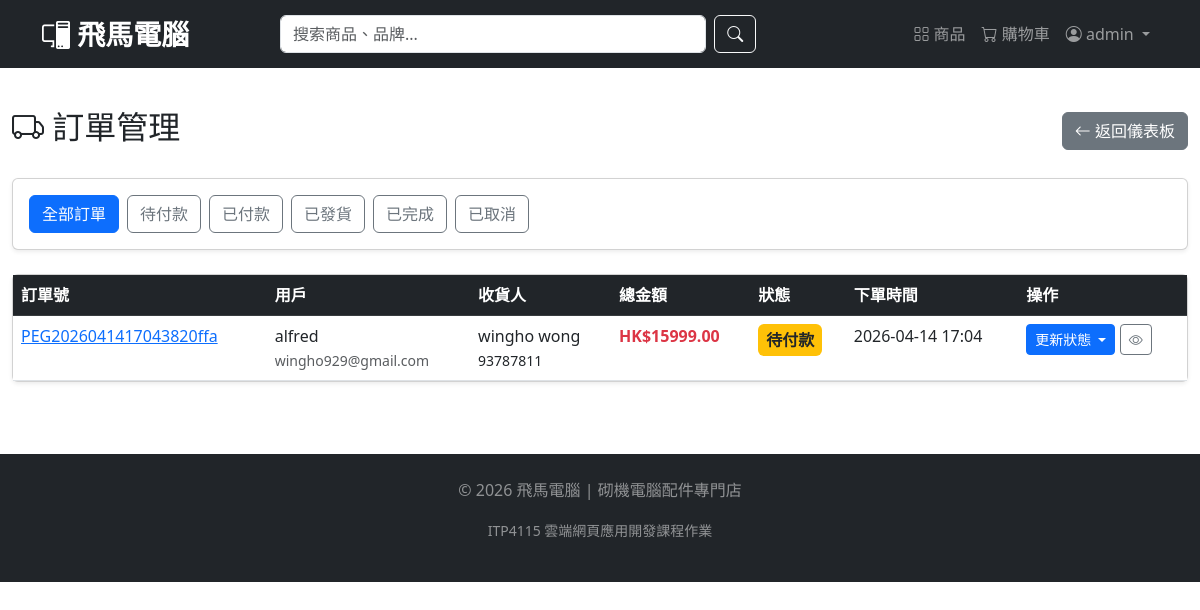
Page /admin/orders (signed in) on the committed database.
### models.py (models this page shows, shortened)
class User(db.Model, UserMixin):
    __tablename__ = 'users'
    id = db.Column(db.Integer, primary_key=True)
    username = db.Column(db.String(80), unique=True, nullable=False)
    email = db.Column(db.String(120), unique=True, nullable=False)
    password_hash = db.Column(db.String(128), nullable=False)
    first_name = db.Column(db.String(50))
    last_name = db.Column(db.String(50))
    phone = db.Column(db.String(20))
    address = db.Column(db.String(200))
    is_admin = db.Column(db.Boolean, default=False)
    created_at = db.Column(db.DateTime, default=datetime.utcnow)
    last_login = db.Column(db.DateTime)
    login_count = db.Column(db.Integer, default=0)
    is_active = db.Column(db.Boolean, default=True)
    orders = db.relationship('Order', backref='user', lazy=True, cascade='all, delete-orphan')
    reviews = db.relationship('Review', backref='user', lazy=True, cascade='all, delete-orphan')

class Order(db.Model):
    __tablename__ = 'orders'
    id = db.Column(db.Integer, primary_key=True)
    order_number = db.Column(db.String(50), unique=True, nullable=False)
    user_id = db.Column(db.Integer, db.ForeignKey('users.id'), nullable=False)
    status = db.Column(db.String(20), default='pending')  # pending, paid, shipped, delivered, cancelled
    total_amount = db.Column(db.Float, nullable=False)
    shipping_address = db.Column(db.String(300), nullable=False)
    shipping_phone = db.Column(db.String(20), nullable=False)
    shipping_name = db.Column(db.String(100), nullable=False)
    payment_method = db.Column(db.String(50), default='cod')
    note = db.Column(db.Text)
    created_at = db.Column(db.DateTime, default=datetime.utcnow)
    updated_at = db.Column(db.DateTime, default=datetime.utcnow, onupdate=datetime.utcnow)
    paid_at = db.Column(db.DateTime)
    shipped_at = db.Column(db.DateTime)
    delivered_at = db.Column(db.DateTime)
    items = db.relationship('OrderItem', backref='order', lazy=True, cascade='all, delete-orphan')

### admin.py (the view)
    def wrapper(*args, **kwargs):
        if not current_user.is_authenticated or not current_user.is_admin:
            flash('需要管理员权限', 'danger')
            return redirect(url_for('index'))
        return func(*args, **kwargs)

### admin.py (called while the page is built)
def admin_required(func):
    def wrapper(*args, **kwargs):
        if not current_user.is_authenticated or not current_user.is_admin:
            flash('需要管理员权限', 'danger')
            return redirect(url_for('index'))
        return func(*args, **kwargs)
    wrapper.__name__ = func.__name__
    return wrapper

@admin_bp.route('/orders')
@login_required
@admin_required
def admin_orders():
    orders = Order.query.order_by(Order.created_at.desc()).all()
    return render_template('admin/orders.html', orders=orders)

### app.py (called while the page is built)
@login_manager.user_loader
def load_user(user_id):
    return User.query.get(int(user_id))

### templates/admin/orders.html (shortened to what this page needs)
{% extends "base.html" %}
{% block content %}
<div class="container-fluid py-4">
    <div class="row">
        <div class="col-12">
            <div class="d-flex justify-content-between align-items-center mb-4">
                <h2><i class="bi bi-truck"></i> 訂單管理</h2>
                <a href="{{ url_for('admin.dashboard') }}" class="btn btn-secondary">
                    <i class="bi bi-arrow-left"></i> 返回儀表板
                </a>
            </div>
            <div class="card shadow-sm mb-4">
                <div class="card-body">
                    <div class="d-flex flex-wrap gap-2">
                        <a href="{{ url_for('admin.admin_orders', status='all') }}"
                           class="btn {% if current_status == 'all' or not current_status %}btn-primary{% else %}btn-outline-secondary{% endif %}">
                            全部訂單
                        </a>
                        <a href="{{ url_for('admin.admin_orders', status='pending') }}"
                           class="btn {% if current_status == 'pending' %}btn-warning{% else %}btn-outline-secondary{% endif %}">
                            待付款
                        </a>
                        <a href="{{ url_for('admin.admin_orders', status='paid') }}"
                           class="btn {% if current_status == 'paid' %}btn-info{% else %}btn-outline-secondary{% endif %}">
                            已付款
                        </a>
                        <a href="{{ url_for('admin.admin_orders', status='shipped') }}"
                           class="btn {% if current_status == 'shipped' %}btn-primary{% else %}btn-outline-secondary{% endif %}">
                            已發貨
                        </a>
                        <a href="{{ url_for('admin.admin_orders', status='delivered') }}"
                           class="btn {% if current_status == 'delivered' %}btn-success{% else %}btn-outline-secondary{% endif %}">
                            已完成
                        </a>
                        <a href="{{ url_for('admin.admin_orders', status='cancelled') }}"
                           class="btn {% if current_status == 'cancelled' %}btn-danger{% else %}btn-outline-secondary{% endif %}">
                            已取消
                        </a>
                    </div>
                </div>
            </div>
            <div class="card shadow-sm">
                <div class="card-body p-0">
                    <div class="table-responsive">
                        <table class="table table-hover mb-0">
                            <thead class="table-dark">
                                <tr>
                                    <th>訂單號</th>
                                    <th>用戶</th>
                                    <th>收貨人</th>
                                    <th>總金額</th>
                                    <th>狀態</th>
                                    <th>下單時間</th>
                                    <th>操作</th>
                                </tr>
                            </thead>
                            <tbody>
                                {% for order in orders %}
                                <tr>
                                    <td>
                                        <a href="{{ url_for('order_detail', order_id=order.id) }}" target="_blank">
                                            {{ order.order_number }}
                                        </a>
                                    </td>
                                    <td>{{ order.user.username }}<br><small class="text-muted">{{ order.user.email }}</small></td>
                                    <td>{{ order.shipping_name }}<br><small>{{ order.shipping_phone }}</small></td>
                                    <td><span class="fw-bold text-danger">HK${{ "%.2f"|format(order.total_amount) }}</span></td>
                                    <td>
                                        <span class="badge
                                            {% if order.status == 'pending' %}bg-warning text-dark
                                            {% elif order.status == 'paid' %}bg-primary
                                            {% elif order.status == 'shipped' %}bg-info text-dark
                                            {% elif order.status == 'delivered' %}bg-success
                                            {% else %}bg-danger{% endif %} fs-6 p-2">
                                            {% if order.status == 'pending' %}待付款
                                            {% elif order.status == 'paid' %}已付款
                                            {% elif order.status == 'shipped' %}已發貨
                                            {% elif order.status == 'delivered' %}已完成
                                            {% else %}已取消{% endif %}
                                        </span>
                                    </td>
                                    <td>{{ order.created_at.strftime('%Y-%m-%d %H:%M') }}</td>
                                    <td>
                                        <div class="btn-group">
                                            <button type="button" class="btn btn-sm btn-primary dropdown-toggle" data-bs-toggle="dropdown">
                                                更新狀態
                                            </button>
                                        </div>
                                        <a href="{{ url_for('order_detail', order_id=order.id) }}" class="btn btn-sm btn-outline-secondary" target="_blank">
                                            <i class="bi bi-eye"></i>
                                        </a>
                                     </td>
                                 </tr>
                                {% endfor %}
                            </tbody>
                        </table>
                    </div>
                </div>
            </div>
        </div>
    </div>
</div>
{% endblock %}

### templates/base.html (shortened to what this page needs)
<!DOCTYPE html>
<html lang="zh-HK">
<head>
    <link href="https://cdn.jsdelivr.net/npm/bootstrap@5.3.0-alpha1/dist/css/bootstrap.min.css" rel="stylesheet">
    <link rel="stylesheet" href="https://cdn.jsdelivr.net/npm/bootstrap-icons@1.11.0/font/bootstrap-icons.css">
    <link href="{{ url_for('static', filename='css/style.css') }}" rel="stylesheet">
</head>
<body>
    <nav class="navbar navbar-expand-lg navbar-dark bg-dark sticky-top">
        <div class="container">
            <a class="navbar-brand fw-bold fs-3" href="{{ url_for('index') }}">
                <i class="bi bi-pc-display"></i> 飛馬電腦
            </a>
            <div class="collapse navbar-collapse" id="navbarMain">
                <form class="d-flex mx-auto w-50" action="{{ url_for('products') }}" method="get">
                    <input class="form-control me-2" type="search" name="search" placeholder="搜索商品、品牌..." aria-label="Search">
                    <button class="btn btn-outline-light" type="submit"><i class="bi bi-search"></i></button>
                </form>
                <ul class="navbar-nav ms-auto">
                    <li class="nav-item"><a class="nav-link" href="{{ url_for('products') }}"><i class="bi bi-grid"></i> 商品</a></li>
                    <li class="nav-item"><a class="nav-link position-relative" href="{{ url_for('cart') }}">
                        <i class="bi bi-cart"></i> 購物車
                    </a></li>
                    {% if current_user.is_authenticated %}
                        <li class="nav-item dropdown">
                            <a class="nav-link dropdown-toggle" href="#" data-bs-toggle="dropdown">
                                <i class="bi bi-person-circle"></i> {{ current_user.username }}
                            </a>
                        </li>
                    {% else %}
                        <li class="nav-item"><a class="nav-link" href="{{ url_for('login') }}"><i class="bi bi-box-arrow-in-right"></i> 登入</a></li>
                        <li class="nav-item"><a class="nav-link" href="{{ url_for('register') }}"><i class="bi bi-person-plus"></i> 註冊</a></li>
                    {% endif %}
                </ul>
            </div>
        </div>
    </nav>
    {% block content %}{% endblock %}
    <footer class="bg-dark text-white-50 mt-5 py-4">
        <div class="container text-center">
            <p>&copy; 2026 飛馬電腦 | 砌機電腦配件專門店</p>
            <p><small>ITP4115 雲端網頁應用開發課程作業</small></p>
        </div>
    </footer>
</body>
</html>

### rows in the picture
User: username "admin"
Order: order_number "PEG2026041417043820ffa", user.username "alfred", user.email "wingho929@gmail.com", shipping_name "wingho wong", shipping_phone "93787811", total_amount "15999.00", status "待付款", created_at "2026-04-14 17:04"
